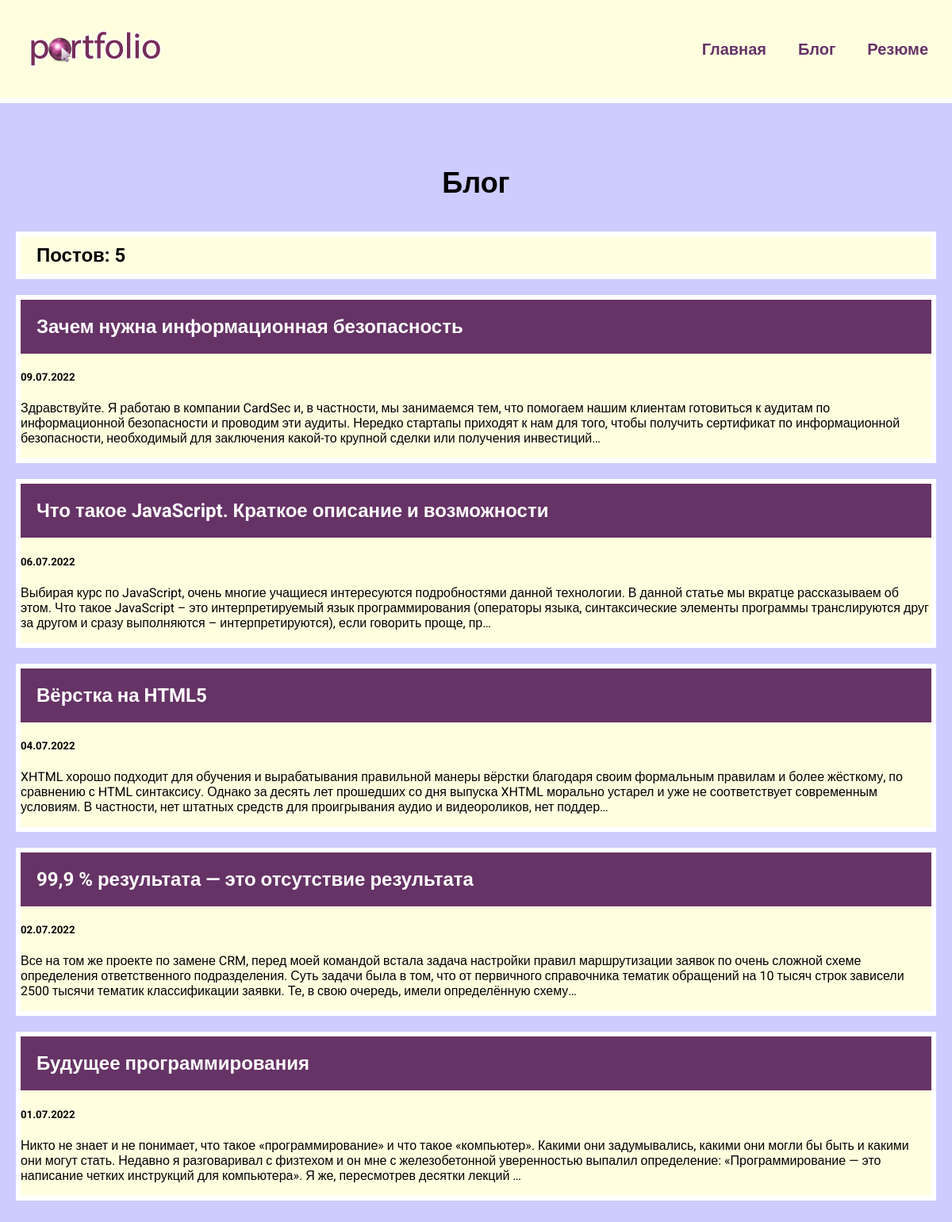
Screenshot of /blog/ with the database file from the repository.
### blog/models.py (models this page shows, shortened)
class Blog(models.Model):
    title = models.CharField(max_length=200)
    description = models.TextField()
    date = models.DateField()

### blog/views.py (the view)
# urls.py: path('', views.blogs, name='blogs'),
def blogs(request):
    blog = Blog.objects.order_by('-date')
    return render(request, 'blog/blogs.html', {'blogs': blog})

### blog/templates/blog/blogs.html
{% extends 'skills/base.html' %}
{% block content %}
<h1>Блог</h1>
<h2 class="count">Постов: {{ blogs.count }}</h2>
{% for blog in blogs %}
<div class="element">
    <h2 class="top"><a href="{% url 'blog:detail' blog.id %}">{{ blog.title }}</a></h2>
    <div class="blog_text">
        <h5>{{ blog.date|date:'d.m.Y' }}</h5>
        <p>{{ blog.description|striptags|truncatechars:360 }}</p>
    </div>
</div>
{% endfor %}
{% endblock %}

### skills/static/css/style.css (style rules this page uses)
body { font-family: 'Roboto', sans-serif; background: #CCCCFF; padding: 0; margin: 0; }
.element, .count { background: lightyellow; border: 6px solid #FFF; margin: 20px 0; }
.content h1 { text-align: center; margin: 60px 0 40px; font-size: 36px; }
.top { background: #663366; margin: 0; }
.top a { color: white; text-decoration: none; padding: 20px; display: block; }
.count { padding: 10px 20px; box-sizing: border-box; }

### rows the page displays
Blog: title "Зачем нужна информационная безопасность", date "09.07.2022", description "Здравствуйте. Я работаю в компании CardSec и, в частности, мы занимаемся тем, что помогаем нашим клиентам готовиться к аудитам по информационной безопасности и проводим эти аудиты. Нередко стартапы приходят к нам для того, чтобы получить сертификат по информационной безопасности, необходимый для заключения какой-то крупной сделки или получения инвестиций…"
Blog: title "Что такое JavaScript. Краткое описание и возможности", date "06.07.2022", description "Выбирая курс по JavaScript, очень многие учащиеся интересуются подробностями данной технологии. В данной статье мы вкратце рассказываем об этом. Что такое JavaScript – это интерпретируемый язык программирования (операторы языка, синтаксические элементы программы транслируются друг за другом и сразу выполняются – интерпретируются), если говорить проще, пр…"
Blog: title "Вёрстка на HTML5", date "04.07.2022", description "XHTML хорошо подходит для обучения и вырабатывания правильной манеры вёрстки благодаря своим формальным правилам и более жёсткому, по сравнению с HTML синтаксису. Однако за десять лет прошедших со дня выпуска XHTML морально устарел и уже не соответствует современным условиям. В частности, нет штатных средств для проигрывания аудио и видеороликов, нет поддер…"
Blog: title "99,9 % результата — это отсутствие результата", date "02.07.2022", description "Все на том же проекте по замене CRM, перед моей командой встала задача настройки правил маршрутизации заявок по очень сложной схеме определения ответственного подразделения. Суть задачи была в том, что от первичного справочника тематик обращений на 10 тысяч строк зависели 2500 тысячи тематик классификации заявки. Те, в свою очередь, имели определённую схему…"
Blog: title "Будущее программирования", date "01.07.2022", description "Никто не знает и не понимает, что такое «программирование» и что такое «компьютер». Какими они задумывались, какими они могли бы быть и какими они могут стать. Недавно я разговаривал с физтехом и он мне с железобетонной уверенностью выпалил определение: «Программирование — это написание четких инструкций для компьютера». Я же, пересмотрев десятки лекций …"

### other values shown
{{ blogs.count }} "5"
